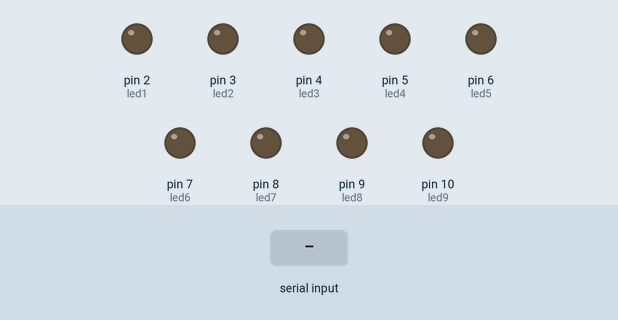
Bench run of a sketch on a simulated Arduino Uno, built with avr-gcc and run on an emulated ATmega328P. Shown: output pins drawn as LEDs (lit = HIGH). The inputs (shaded band) are chosen by the test bench.

Above: at 1.2 s.
1.3 s: "1" received over Serial
At 2.5 s:
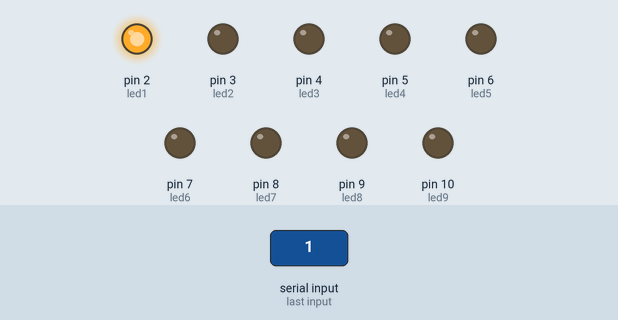
2.8 s: "2" received over Serial
At 3.7 s:
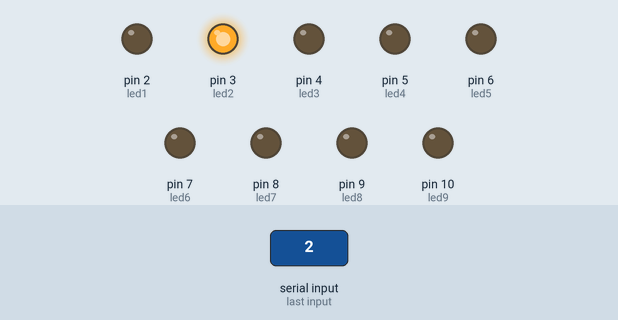
4.3 s: "3" received over Serial
At 4.8 s:
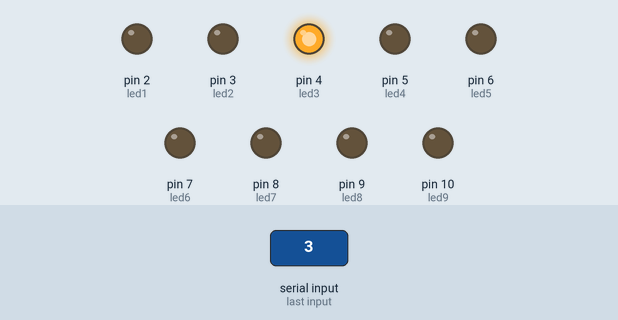
5.8 s: "4" received over Serial
At 7.0 s:
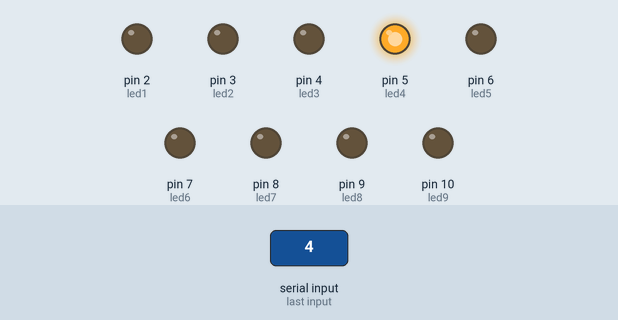
7.3 s: "5" received over Serial
At 8.3 s:
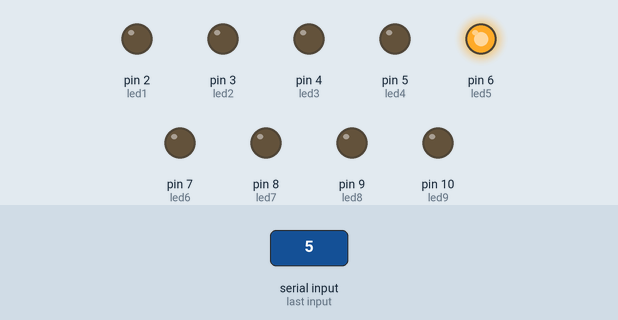
8.8 s: "6" received over Serial
At 9.5 s:
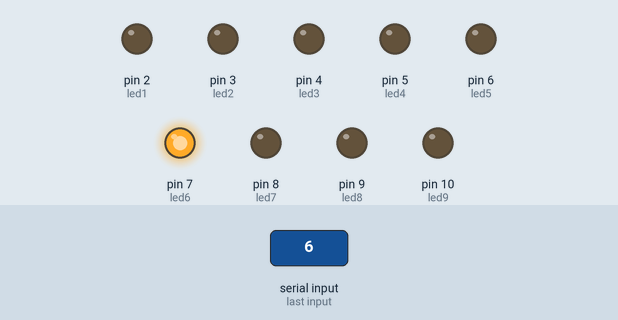
Timing chart, 0 to 11.3 s (numbered marks = the images above; inputs shaded):
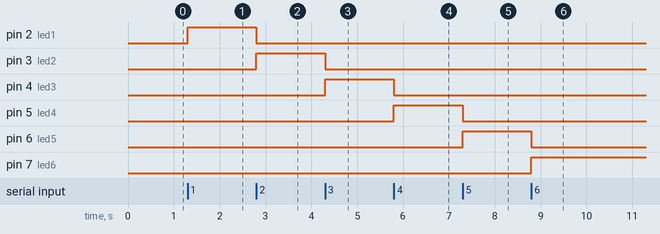

Measured:
- after the input at 1.3 s, pin 2 (led1): LOW → HIGH at once
- after the input at 2.8 s, pin 2 (led1): HIGH → LOW at once; pin 3 (led2): LOW → HIGH at once
- after the input at 4.3 s, pin 3 (led2): HIGH → LOW at once; pin 4 (led3): LOW → HIGH at once
- after the input at 5.8 s, pin 4 (led3): HIGH → LOW at once; pin 5 (led4): LOW → HIGH at once
- after the input at 7.3 s, pin 5 (led4): HIGH → LOW at once; pin 6 (led5): LOW → HIGH at once
- after the input at 8.8 s, pin 6 (led5): HIGH → LOW at once; pin 7 (led6): LOW → HIGH at once

The sketch:

Led_Yakma.ino
```cpp
int led1 =2;
int led2 =3;
int led3 =4;
int led4 =5;
int led5 =6;
int led6 =7;
int led7 =8;
int led8 =9;
int led9 =10;

void setup() {
  pinMode(led1,OUTPUT);
  pinMode(led2,OUTPUT);
  pinMode(led3,OUTPUT);
  pinMode(led4,OUTPUT);
  pinMode(led5,OUTPUT);
  pinMode(led6,OUTPUT);
  pinMode(led7,OUTPUT);
  pinMode(led8,OUTPUT);
  pinMode(led9,OUTPUT);
  Serial.begin(9600);

}
char blm;
void loop() {
  blm=Serial.read();
    if(blm=='1'){
      digitalWrite(led1,HIGH);
    }
    else if(blm=='2'){
      digitalWrite(led1,LOW);
    }
    else if(blm=='3'){
      digitalWrite(led1,LOW);
    }
    else if(blm=='4'){
      digitalWrite(led1,LOW);
    }
    else if(blm=='5'){
      digitalWrite(led1,LOW);
    }
    else if(blm=='6'){
      digitalWrite(led1,LOW);
    }
    else if(blm=='7'){
      digitalWrite(led1,LOW);
    }
    else if(blm=='8'){
      digitalWrite(led1,LOW);
    }
    else if(blm=='9'){
      digitalWrite(led1,LOW);
    }
    if(blm=='2'){
      digitalWrite(led2,HIGH);
    }
     else if(blm=='1'){
      digitalWrite(led2,LOW);
    }
    else if(blm=='3'){
      digitalWrite(led2,LOW);
    }
    else if(blm=='4'){
      digitalWrite(led2,LOW);
    }
    else if(blm=='5'){
      digitalWrite(led2,LOW);
    }
    else if(blm=='6'){
      digitalWrite(led2,LOW);
    }
    else if(blm=='7'){
      digitalWrite(led2,LOW);
    }
    else if(blm=='8'){
      digitalWrite(led2,LOW);
    }
    else if(blm=='9'){
      digitalWrite(led2,LOW);}
     if(blm=='3'){
      digitalWrite(led3,HIGH);
    }
     else if(blm=='2'){
      digitalWrite(led3,LOW);
    }
    else if(blm=='1'){
      digitalWrite(led3,LOW);
    }
    else if(blm=='4'){
      digitalWrite(led3,LOW);
    }
    else if(blm=='5'){
      digitalWrite(led3,LOW);
    }
    else if(blm=='6'){
      digitalWrite(led3,LOW);
    }
    else if(blm=='7'){
      digitalWrite(led3,LOW);
    }
    else if(blm=='8'){
      digitalWrite(led3,LOW);
    }
    else if(blm=='9'){
      digitalWrite(led3,LOW);}
     if(blm=='4'){
      digitalWrite(led4,HIGH);
    }
     else if(blm=='2'){
      digitalWrite(led4,LOW);
    }
    else if(blm=='3'){
      digitalWrite(led4,LOW);
    }
    else if(blm=='1'){
      digitalWrite(led4,LOW);
    }
    else if(blm=='5'){
      digitalWrite(led4,LOW);
    }
    else if(blm=='6'){
      digitalWrite(led4,LOW);
    }
    else if(blm=='7'){
      digitalWrite(led4,LOW);
    }
    else if(blm=='8'){
      digitalWrite(led4,LOW);
    }
    else if(blm=='9'){
      digitalWrite(led4,LOW);}
     if(blm=='5'){
      digitalWrite(led5,HIGH);
    }
     else if(blm=='2'){
      digitalWrite(led5,LOW);
    }
    else if(blm=='3'){
      digitalWrite(led5,LOW);
    }
    else if(blm=='4'){
      digitalWrite(led5,LOW);
    }
    else if(blm=='1'){
      digitalWrite(led5,LOW);
    }
    else if(blm=='6'){
      digitalWrite(led5,LOW);
    }
    else if(blm=='7'){
      digitalWrite(led5,LOW);
    }
    else if(blm=='8'){
      digitalWrite(led5,LOW);
    }
    else if(blm=='9'){
      digitalWrite(led5,LOW);}
     if(blm=='6'){
      digitalWrite(led6,HIGH);
    }
    else if(blm=='2'){
      digitalWrite(led6,LOW);
    }
    else if(blm=='3'){
      digitalWrite(led6,LOW);
    }
    else if(blm=='4'){
      digitalWrite(led6,LOW);
    }
    else if(blm=='5'){
      digitalWrite(led6,LOW);
    }
    else if(blm=='1'){
      digitalWrite(led6,LOW);
    }
    else if(blm=='7'){
      digitalWrite(led6,LOW);
    }
    else if(blm=='8'){
      digitalWrite(led6,LOW);
    }
    else if(blm=='9'){
      digitalWrite(led6,LOW);}
     if(blm=='7'){
      digitalWrite(led7,HIGH);
    }
    else if(blm=='2'){
      digitalWrite(led7,LOW);
    }
    else if(blm=='3'){
      digitalWrite(led7,LOW);
    }
    else if(blm=='4'){
      digitalWrite(led7,LOW);
    }
    else if(blm=='5'){
      digitalWrite(led7,LOW);
    }
    else if(blm=='6'){
      digitalWrite(led7,LOW);
    }
    else if(blm=='1'){
      digitalWrite(led7,LOW);
    }
    else if(blm=='8'){
      digitalWrite(led7,LOW);
    }
    else if(blm=='9'){
      digitalWrite(led7,LOW);}
     if(blm=='8'){
      digitalWrite(led8,HIGH);
    }
    else if(blm=='2'){
      digitalWrite(led8,LOW);
    }
    else if(blm=='3'){
      digitalWrite(led8,LOW);
    }
    else if(blm=='4'){
      digitalWrite(led8,LOW);
    }
    else if(blm=='5'){
      digitalWrite(led8,LOW);
    }
    else if(blm=='6'){
      digitalWrite(led8,LOW);
    }
    else if(blm=='7'){
      digitalWrite(led8,LOW);
    }
    else if(blm=='1'){
      digitalWrite(led8,LOW);
    }
    else if(blm=='9'){
      digitalWrite(led8,LOW);}
     if(blm=='9'){
      digitalWrite(led9,HIGH);
    }
     else if(blm=='2'){
      digitalWrite(led9,LOW);
    }
    else if(blm=='3'){
      digitalWrite(led9,LOW);
    }
    else if(blm=='4'){
      digitalWrite(led9,LOW);
    }
    else if(blm=='5'){
      digitalWrite(led9,LOW);
    }
    else if(blm=='6'){
      digitalWrite(led9,LOW);
    }
    else if(blm=='7'){
      digitalWrite(led9,LOW);
    }
    else if(blm=='8'){
      digitalWrite(led9,LOW);
    }
    else if(blm=='0'){
      digitalWrite(led9,LOW);}
       else if(blm=='0'){
      digitalWrite(led1,LOW);}
       else if(blm=='0'){
      digitalWrite(led2,LOW);}
       else if(blm=='0'){
      digitalWrite(led3,LOW);}
       else if(blm=='0'){
      digitalWrite(led4,LOW);}
       else if(blm=='0'){
      digitalWrite(led5,LOW);}
       else if(blm=='0'){
      digitalWrite(led6,LOW);}
       else if(blm=='0'){
      digitalWrite(led7,LOW);}
       else if(blm=='0'){
      digitalWrite(led8,LOW);}
       else if(blm=='0'){
      digitalWrite(led9,LOW);}


}
```
